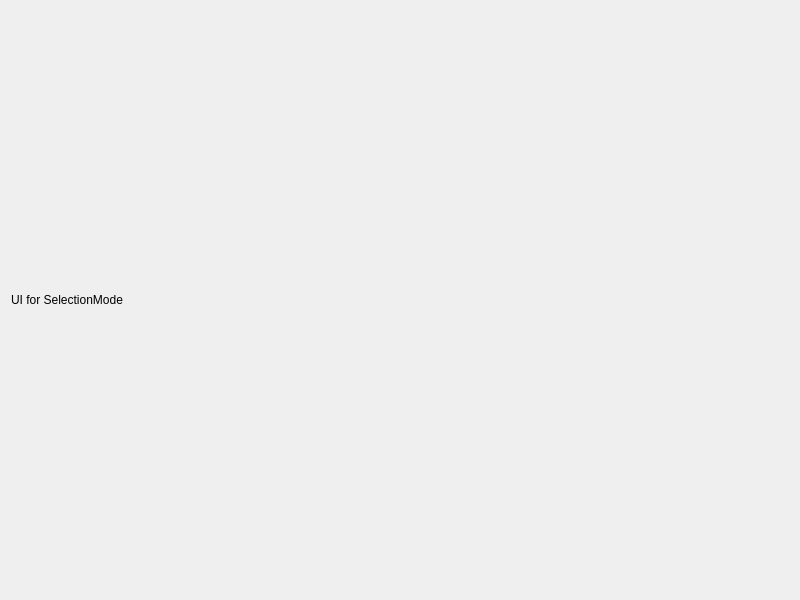
<?xml version="1.0" encoding="UTF-8"?>
<ui version="4.0">
 <class>SelectionMode</class>
 <widget class="QDialog" name="selectionMode">
  <property name="geometry">
   <rect>
    <x>0</x>
    <y>0</y>
    <width>800</width>
    <height>600</height>
   </rect>
  </property>
  <property name="windowTitle">
   <string>Selection Mode</string>
  </property>
  <layout class="QVBoxLayout" name="verticalLayout">
   <item>
    <widget class="QLabel" name="label">
     <property name="text">
      <string>UI for SelectionMode</string>
     </property>
    </widget>
   </item>
  </layout>
 </widget>
 <resources/>
 <connections/>
</ui>
